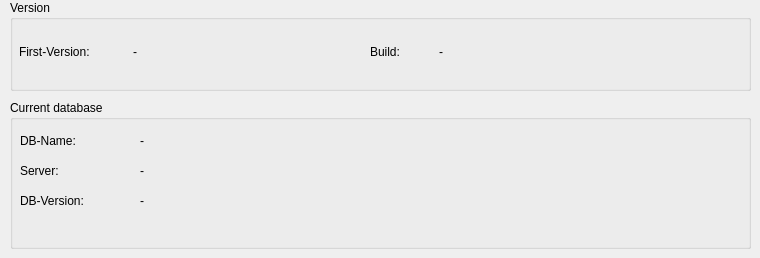
     <widget class="QWidget" name="database" >
      <attribute name="title" >
       <string>&amp;Database</string>
      </attribute>
      <widget class="QGroupBox" name="groupBox_6" >
       <property name="geometry" >
        <rect>
         <x>10</x>
         <y>100</y>
         <width>741</width>
         <height>149</height>
        </rect>
       </property>
       <property name="maximumSize" >
        <size>
         <width>16777215</width>
         <height>149</height>
        </size>
       </property>
       <property name="title" >
        <string>Current database</string>
       </property>
       <widget class="QLabel" name="label_12" >
        <property name="geometry" >
         <rect>
          <x>10</x>
          <y>30</y>
          <width>110</width>
          <height>21</height>
         </rect>
        </property>
        <property name="minimumSize" >
         <size>
          <width>110</width>
          <height>0</height>
         </size>
        </property>
        <property name="maximumSize" >
         <size>
          <width>110</width>
          <height>16777215</height>
         </size>
        </property>
        <property name="text" >
         <string>DB-Name:</string>
        </property>
       </widget>
       <widget class="QLabel" name="lbldbname_2" >
        <property name="geometry" >
         <rect>
          <x>130</x>
          <y>30</y>
          <width>511</width>
          <height>21</height>
         </rect>
        </property>
        <property name="text" >
         <string>-</string>
        </property>
       </widget>
       <widget class="QLabel" name="label_13" >
        <property name="geometry" >
         <rect>
          <x>10</x>
          <y>60</y>
          <width>110</width>
          <height>21</height>
         </rect>
        </property>
        <property name="minimumSize" >
         <size>
          <width>110</width>
          <height>0</height>
         </size>
        </property>
        <property name="maximumSize" >
         <size>
          <width>110</width>
          <height>16777215</height>
         </size>
        </property>
        <property name="text" >
         <string>Server:</string>
        </property>
       </widget>
       <widget class="QLabel" name="lbldbhost_2" >
        <property name="geometry" >
         <rect>
          <x>130</x>
          <y>60</y>
          <width>511</width>
          <height>21</height>
         </rect>
        </property>
        <property name="text" >
         <string>-</string>
        </property>
       </widget>
       <widget class="QLabel" name="label_14" >
        <property name="geometry" >
         <rect>
          <x>10</x>
          <y>90</y>
          <width>110</width>
          <height>21</height>
         </rect>
        </property>
        <property name="minimumSize" >
         <size>
          <width>110</width>
          <height>0</height>
         </size>
        </property>
        <property name="maximumSize" >
         <size>
          <width>110</width>
          <height>16777215</height>
         </size>
        </property>
        <property name="text" >
         <string>DB-Version:</string>
        </property>
       </widget>
       <widget class="QLabel" name="lbldbversion_2" >
        <property name="geometry" >
         <rect>
          <x>130</x>
          <y>90</y>
          <width>511</width>
          <height>21</height>
         </rect>
        </property>
        <property name="text" >
         <string>-</string>
        </property>
       </widget>
      </widget>
      <widget class="QGroupBox" name="groupBox_5" >
       <property name="geometry" >
        <rect>
         <x>10</x>
         <y>0</y>
         <width>741</width>
         <height>91</height>
        </rect>
       </property>
       <property name="maximumSize" >
        <size>
         <width>16777215</width>
         <height>91</height>
        </size>
       </property>
       <property name="title" >
        <string>Version</string>
       </property>
       <widget class="QLabel" name="label_11" >
        <property name="geometry" >
         <rect>
          <x>9</x>
          <y>36</y>
          <width>110</width>
          <height>31</height>
         </rect>
        </property>
        <property name="minimumSize" >
         <size>
          <width>110</width>
          <height>0</height>
         </size>
        </property>
        <property name="maximumSize" >
         <size>
          <width>110</width>
          <height>16777215</height>
         </size>
        </property>
        <property name="text" >
         <string>First-Version:</string>
        </property>
       </widget>
       <widget class="QLabel" name="lblfirstversion_2" >
        <property name="geometry" >
         <rect>
          <x>123</x>
          <y>36</y>
          <width>233</width>
          <height>31</height>
         </rect>
        </property>
        <property name="text" >
         <string>-</string>
        </property>
       </widget>
       <widget class="QLabel" name="lblbuild_2" >
        <property name="geometry" >
         <rect>
          <x>429</x>
          <y>36</y>
          <width>233</width>
          <height>31</height>
         </rect>
        </property>
        <property name="text" >
         <string>-</string>
        </property>
       </widget>
       <widget class="QLabel" name="label_87" >
        <property name="geometry" >
         <rect>
          <x>360</x>
          <y>36</y>
          <width>65</width>
          <height>31</height>
         </rect>
        </property>
        <property name="minimumSize" >
         <size>
          <width>65</width>
          <height>0</height>
         </size>
        </property>
        <property name="maximumSize" >
         <size>
          <width>65</width>
          <height>16777215</height>
         </size>
        </property>
        <property name="text" >
         <string>Build:</string>
        </property>
       </widget>
      </widget>
     </widget>
